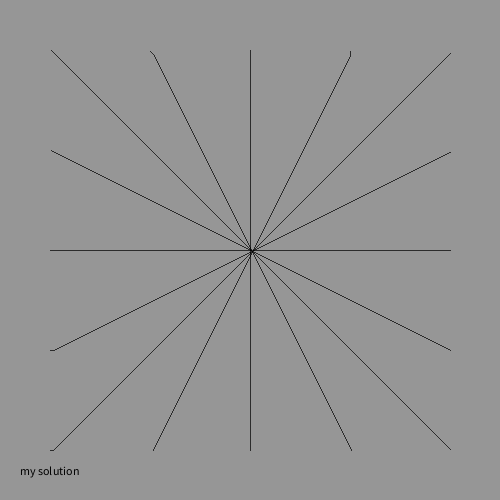
Frame 1 (no input)
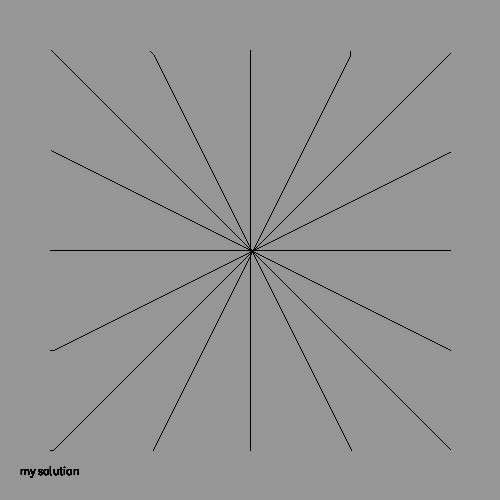
Frame 60 (the mouse pressed at the canvas centre just before this capture)
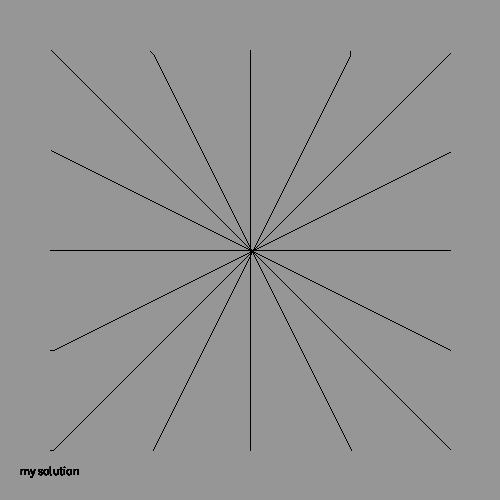
Frame 120 (the mouse held since frame 60 and released just before this capture)

The Processing sketch that drew these frames (run headless with seeded random() and noise(); from frame 60 on, the mouse is pressed at the canvas centre):

// Processing sketch: Rasterization
// ── Rasterization.pde

void myLine (int x1, int y1, int x2, int y2)
{
  // insert your code here to draw a line from (x1, y1) to (x2, y2) 
  // using only calls to point().
  //F(x,y) = ax + by + c = 0 (<0 is above the line, >0 is below the line)
  //a = dy, b = -dx, c = dx * B
  //dy = delta y, dx = delta x
  
  int dx = x2 - x1;
  int dy = y2 - y1;
  
  float dxFloat = float(dx);
  float dyFloat = float(dy);
  float slope;
  int d = (2 * dy) - dx; //<>//
  if( dx != 0 ) {
    slope = dyFloat/dxFloat;
  } else {
    slope = 0;
  }
  
  
  if( x1 == x2 ) {
    for( int i = min(y1, y2); i <= max(y1, y2); i++) {
      point(x1, i);
    }
  } else if( y1 == y2 ) {
    for( int i = min(x1, x2); i <= max(x1, x2); i++) {
      point( i, y1 );
    }
  } else if( slope <= 1.0 && slope > 0.0 ) {
    int y = y1;
    for( int x = x1 + 1; x <= x2; x++ ) {
      point(x, y);
      if( d < 0 ) {
        //East
        d += dy;
      } else {
        //North East
        d += (dy - dx);
        ++y;
      }
    }
  } else if( slope >= -1.0 && slope < 0 ) {
    int tempy = y1; y1 = y2; y2 = tempy;
    int tempx = x1; x1 = x2; x2 = tempx;
    dx = x2 - x1;
    dy = y2 - y1;
    
    int y = y2;
    for( int x = min(x1, x2); x <= max(x1, x2); x++ ) {
      point(x, y);
      if( d < 0 ) {
        //East
        d += dy;
      } else {
        //North East
        d += (dy + dx);
        --y;
      }
    }    
  } else if( slope > 1 ) {
    for( int y = y1 + 1; y <= y2; y++ ) {
      point(x1, y);
      if( d < 0 ) {
        //East
        d += dx;
      } else {
        //North East
        d += (dx - dy);
        ++x1;
      }
    } //<>//
  } else if( slope < -1 ) {
    for( int y = y1 + 1; y <= y2; y++ ) {
      point(x1, y);
      if( d > 0 ) {
        //East
        d += dx;
      } else {
        //North East
        d += (dx + dy);
        --x1;
      }
    }
  }
  // your code should implement the Midpoint algorithm
}

int edgeFunction( int px, int py, int v1_x, int v1_y, int v2_x, int v2_y ) {
  int sign = 0;
  sign = (px - v1_x) * (v2_y - v1_y) - (py - v1_y) * (v2_x - v1_x);

  return sign;
}

boolean isTopLeft( int x0, int y0, int x1, int y1, int x2, int y2 ) {
  boolean isTopLeft = false;
  float dx = x1 - x0;
  float dy = y1 - y0;
  float slope;
  if( dx != 0 ) {
    slope = dy/dx;
  } else {
    slope = 0;
  }
  
  if( slope != 0 ) {
    //println(edgeFunction(x2, y2, x0, y0, x1, y1));
    if( y1 < y0 ) {
       isTopLeft = true; 
    }
  } else if( slope == 0 && x0 == x1 ) {
    //println(edgeFunction(x2, y2, x0, y0, x1, y1));
    if( y1 < y0 ) {
        isTopLeft = true;
    }
  } else if( slope == 0 && y0 == y1 ) {
    //println(edgeFunction(x2, y2, x0, y0, x1, y1));
    if( x1 > x0 ) {
        isTopLeft = true;
    }
  } else {
    isTopLeft = false;
    println("You shouldn't be here...");
  }
  return isTopLeft;
}


void myTriangle (int x0, int y0, int x1, int y1, int x2, int y2)
{  
  //arranges lines so that they are "clockwise" in reference //<>//
  if( edgeFunction(x2, y2, x0, y0, x1, y1) < 0 ) {
      int tempx = x1;
      int tempy = y1;
      x1 = x2;
      y1 = y2;
      x2 = tempx;
      y2 = tempy;
  }
  
  int bias1 = isTopLeft(x0, y0, x1, y1, x2, y2) ? 0 : -1; 
  int bias2 = isTopLeft(x1, y1, x2, y2, x0, y0) ? 0 : -1;
  int bias3 = isTopLeft(x2, y2, x0, y0, x1, y1) ? 0 : -1;

  int v1;
  int v2;
  int v3;
  
  for( int i = min(x0, x1, x2); i <= max(x0, x1, x2); i++ ) { //<>//
    for( int j = min(y0, y1, y2); j <= max(y0, y1, y2); j++) {
      v1 = edgeFunction( i, j, x0, y0, x1, y1 ) + bias1;
      v2 = edgeFunction( i, j, x1, y1, x2, y2 ) + bias2;
      v3 = edgeFunction( i, j, x2, y2, x0, y0 ) + bias3;
      if(  v1 >= 0  &&
           v2 >= 0  &&
           v3 >= 0 ) {
        point( i, j );
      }
    }
  }
}

// --------------------------------------------------------------------------------------------
//
//  Do not edit below this lne
//
// --------------------------------------------------------------------------------------------

boolean doMine = true;
int scene = 1;
color backgroundColor = color (150, 150, 150);

void setup () 
{
  size (500, 500);
  background (backgroundColor);
}

void draw ()
{
  fill (0,0,0);
    if (doMine) text ("my solution", 20, 475);
    else text ("reference", 20, 475);
    
  if (scene == 1) doLines();
  if (scene == 2) doHouse();
  
}

void doHouse()
{
  if (!doMine) {
    fill (255, 0, 0);
    stroke (255,0,0);
    triangle (200, 300, 300, 200, 200, 200);
    triangle (300, 300, 300, 200, 200, 300);
    fill (0, 0, 255);
    stroke (0,0,255);
    triangle (200,200, 300, 200, 250, 150);
    stroke (0,255,0);
    fill (0,255,0);
    triangle (250, 300, 275, 300, 250, 250);
    triangle (275, 300, 275, 250, 250, 250);
  }
  else {
    fill (128, 0, 0);
    stroke (128,0,0);
    myTriangle (200, 300, 300, 200, 200, 200);
    myTriangle (300, 300, 300, 200, 200, 300);
    fill (0, 0, 128);
    stroke (0,0,128);
    myTriangle (200,200, 300, 200, 250, 150);
    stroke (0,128,0);
    fill (0,128,0);
    myTriangle (250, 300, 275, 300, 250, 250);
    myTriangle (275, 300, 275, 250, 250, 250);
  }
}

void doLines()
{
  if  (!doMine) {
    stroke (255, 255, 255);
    line (50, 250, 450, 250);
    line (250, 50, 250, 450);
    line (50, 450, 450, 50);
    line (50, 50, 450, 450);
  }
  else {
    stroke (0, 0, 0);
    myLine (50, 250, 450, 250);
    myLine (250, 50, 250, 450);
    myLine (50, 450, 450, 50);
    myLine (50, 50, 450, 450);
    //Added test lines to check:
    myLine( 50, 150, 450, 350); //"negative" slope
    myLine( 50, 350, 450, 150); //"positive" slope
    myLine( 150, 50, 350, 450); //"negative" large slope (>1)
    myLine( 350, 50, 150, 450); //"positive" large slope (<-1)
                                //visually contradictory due to axis chosen
  }
}

void keyPressed()
{
  if (key == '1') 
  {
    background (backgroundColor);
    scene = 1;
  }
  
  if (key == '2') 
  {
    background (backgroundColor);
    scene = 2;
  }
  
  if (key == 'm') 
  {
    background (backgroundColor);
    doMine = !doMine;
  }
  
  if (key == 'q') exit();
}
